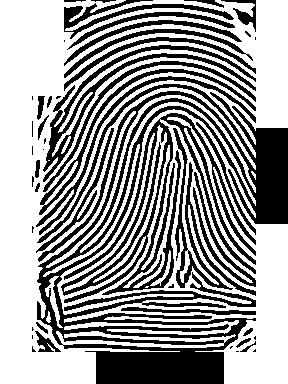
#> input picture test.jpg, 288 x 384 px, given as the content of the folder ./new, which was not available
$ python gbr.py   (older library calls are emulated)
#> lines starting #> are read from the running program, lines starting #| are printed output that depends on the picture; after the words box and inside, x2 and y2 are one past the last pixel; in counts of white or black regions, pixels touching at a corner belong together; pictures that were not available may be replaced by others from this repository, and a replacement may not be noted
### utils2.py
import matplotlib.pyplot as plt
import numpy as np
import scipy.ndimage as ndimage
import scipy.signal as signal

def showImage(image, label, vmin=0.0, vmax=1.0):
    plt.figure().suptitle(label)
    plt.imshow(image, cmap="gray", vmin=vmin, vmax=vmax)

# [18 lines left out: function showOrientations, not called in this run]


def drawImage(source, destination, y, x):
    height, width = source.shape
    height = min(height, destination.shape[0] - y)
    width = min(width, destination.shape[1] - x)
    destination[y:y+height, x:x+width] = source[0:height, 0:width]

def normalize(image):
    image = np.copy(image)
    image -= np.min(image)
    m = np.max(image)
    if m > 0.0:
        image *= 1.0 / m
    return image

def localNormalize(image, w=32):
    image = np.copy(image)
    height, width = image.shape
    for y in range(0, height, w):
        for x in range(0, width, w):
            image[y:y+w, x:x+w] = normalize(image[y:y+w, x:x+w])

    return image

def binarize(image, w=32):
    """
    Perform a local binarization of an image. For each cell of the given size
    w, the average value is calculated. Every pixel that is below this value,
    is set to 0, every pixel above, is set to 1.
    :param image: The image to be binarized.
    :param w:     The size of the cell.
    :returns:     The binarized image.
    """

    image = np.copy(image)
    height, width = image.shape
    for y in range(0, height, w):
        for x in range(0, width, w):
            block = image[y:y+w, x:x+w]
            threshold = np.average(block)
            image[y:y+w, x:x+w] = np.where(block >= threshold, 1.0, 0.0)

    return image

def kernelFromFunction(size, f):
    """
    Creates a kernel of the given size, populated with values obtained by
    calling the given function.
    :param size: The desired size of the kernel.
    :param f:    The function.
    :returns:    The created kernel.
    """

    kernel = np.empty((size, size))
    for i in range(0, size):
        for j in range(0, size):
            kernel[i, j] = f(i - size / 2, j - size / 2)

    return kernel

def sobelKernelX():
    """
    Creates a horizontal Sobel kernel.
    """
    return np.array([[-1,  0,  1],
                     [-2,  0,  2],
                     [-1,  0,  1]])

def sobelKernelY():
    """
    Creates a vertical Sobel kernel.
    """
    return np.array([[-1, -2, -1],
                     [ 0,  0,  0],
                     [ 1,  2,  1]])

def convolve(image, kernel, origin=None, shape=None, pad=True):
    """
    Apply a kernel to an image or to a part of an image.
    :param image:   The source image.
    :param kernel:  The kernel (an ndarray of black and white, or grayvalues).
    :param origin:  The origin of the part of the image to be convolved.
                    Defaults to (0, 0).
    :param shape:   The shape of the part of the image that is to be convolved.
                    Defaults to the shape of the image.
    :param pad:     Whether the image should be padded before applying the
                    kernel. Passing False here will cause indexing errors if
                    the kernel is applied at the edge of the image.
    :returns:       The resulting image.
    """
    if not origin:
        origin = (0, 0)

    if not shape:
        shape = (image.shape[0] - origin[0], image.shape[1] - origin[1])

    result = np.empty(shape)

    if callable(kernel):
        k = kernel(0, 0)
    else:
        k = kernel

    kernelOrigin = (-k.shape[0] // 2, -k.shape[1] // 2)
    kernelShape = k.shape

    topPadding = 0
    leftPadding = 0

    if pad:
        topPadding = max(0, -(origin[0] + kernelOrigin[0]))
        leftPadding = max(0, -(origin[1] + kernelOrigin[1]))
        bottomPadding = max(0, (origin[0] + shape[0] + kernelOrigin[0] + kernelShape[0]) - image.shape[0])
        rightPadding = max(0, (origin[1] + shape[1] + kernelOrigin[1] + kernelShape[1]) - image.shape[1])

        padding = (topPadding, bottomPadding), (leftPadding, rightPadding)

        if np.max(padding) > 0.0:
            image = np.pad(image, padding, mode="edge")

    for y in range(shape[0]):
        for x in range(shape[1]):
            iy = topPadding + origin[0] + y + kernelOrigin[0]
            ix = leftPadding + origin[1] + x + kernelOrigin[1]

            block = image[iy:iy+kernelShape[0], ix:ix+kernelShape[1]]
            if callable(kernel):
                result[y, x] = np.sum(block * kernel(y, x))
            else:
                result[y, x] = np.sum(block * kernel)

    return result

def findMask(image, threshold=0.1, w=32):
    """
    Create a mask image consisting of only 0's and 1's. The areas containing
    1's represent the areas that look interesting to us, meaning that they
    contain a good variety of color values.
    """

    mask = np.empty(image.shape)
    height, width = image.shape
    for y in range(0, height, w):
        for x in range(0, width, w):
            block = image[y:y+w, x:x+w]
            standardDeviation = np.std(block)
            if standardDeviation < threshold:
                mask[y:y+w, x:x+w] = 0.0
            elif block.shape != (w, w):
                mask[y:y+w, x:x+w] = 0.0
            else:
                mask[y:y+w, x:x+w] = 1.0

    return mask

def averageOrientation(orientations, weights=None, deviation=False):
    """
    Calculate the average orientation in an orientation field.
    """

    orientations = np.asarray(orientations).flatten()
    o = orientations[0]

    aligned = np.where(np.absolute(orientations - o) > np.pi * 0.5,
            np.where(orientations > o, orientations - np.pi, orientations + np.pi),
            orientations)
    if deviation:
        return np.average(aligned, weights=weights) % np.pi, np.std(aligned)
    else:
        return np.average(aligned, weights=weights) % np.pi

def averageFrequency(frequencies):
    """
    Calculate the average frequency in a frequency field.
    """

    frequencies = frequencies[np.where(frequencies >= 0.0)]
    if frequencies.size == 0:
        return -1
    return np.average(frequencies)

def rotateAndCrop(image, angle):
    """
    Rotate an image and crop the result so that there are no black borders.
    This implementation is based on this stackoverflow answer:
        http://stackoverflow.com/a/16778797
    :param image: The image to rotate.
    :param angle: The angle in gradians.
    :returns: The rotated and cropped image.
    """

    h, w = image.shape

    width_is_longer = w >= h
    side_long, side_short = (w, h) if width_is_longer else (h, w)

    # since the solutions for angle, -angle and 180-angle are all the same,
    # if suffices to look at the first quadrant and the absolute values of sin,cos:
    sin_a, cos_a = abs(np.sin(angle)), abs(np.cos(angle))
    if side_short <= 2.0 * sin_a * cos_a * side_long:
        # half constrained case: two crop corners touch the longer side,
        # the other two corners are on the mid-line parallel to the longer line
        x = 0.5 * side_short
        wr, hr = (x / sin_a, x / cos_a) if width_is_longer else (x / cos_a, x / sin_a)
    else:
        # fully constrained case: crop touches all 4 sides
        cos_2a = cos_a * cos_a - sin_a * sin_a
        wr, hr = (w * cos_a - h * sin_a) / cos_2a, (h * cos_a - w * sin_a) / cos_2a

    image = ndimage.interpolation.rotate(image, np.degrees(angle), reshape=False)

    hr, wr = int(hr), int(wr)
    y, x = (h - hr) // 2, (w - wr) // 2

    return image[y:y+hr, x:x+wr]

def estimateOrientations(image, w=16, interpolate=True):
    """
    Estimate orientations of lines or ridges in an image.
    This is more or less an implementation of of the algorithm in Chapter 2.4 in
    the paper:
        Fingerprint image enhancement: Algorithm and performance evaluation
        Hong, L., Wan, Y. & Jain, A. (1998)
    In addition to calculating the orientation in each cell, we create a
    continuous orientation field, the same shape as the input image, by
    interpolating the orientation values between the cell centers, as
    suggested in this paper:
        Novel approach to automated fingerprint recognition
        Wahab, A., Chin, S. & Tan, E. (1998)
    :param image: The image to estimate orientations in.
    :param w: The block size.
    :returns: An ndarray the same shape as the image, filled with orientation
              angles in radians.
    """

    height, width = image.shape

    # First we smooth the whole image with a Gaussian filter, to make the
    # individual pixel gradients less spurious.
    image = ndimage.filters.gaussian_filter(image, 2.0)

    # Compute the gradients G_x and G_y at each pixel
    G_x = convolve(image, sobelKernelX())
    G_y = convolve(image, sobelKernelY())

    # Estimate the local orientation of each block
    yblocks, xblocks = height // w, width // w
    O = np.empty((yblocks, xblocks))
    for j in range(yblocks):
        for i in range(xblocks):
            V_y, V_x = 0, 0
            for v in range(w):
                for u in range(w):
                    V_x += 2 * G_x[j*w+v, i*w+u] * G_y[j*w+v, i*w+u]
                    V_y += G_x[j*w+v, i*w+u] ** 2 - G_y[j*w+v, i*w+u] ** 2

            O[j, i] = np.arctan2(V_x, V_y) * 0.5

    # Rotate the orientations so that they point along the ridges, and wrap
    # them into only half of the circle (all should be less than 180 degrees).
    O = (O + np.pi * 0.5) % np.pi

    # Smooth the orientation field
    orientations = np.full(image.shape, -1.0)
    O_p = np.empty(O.shape)
    O = np.pad(O, 2, mode="edge")
    for y in range(yblocks):
        for x in range(xblocks):
            surrounding = O[y:y+5, x:x+5]
            orientation, deviation = averageOrientation(surrounding, deviation=True)
            if deviation > 0.5:
                orientation = O[y+2, x+2]
            O_p[y, x] = orientation
    O = O_p

    # Make an orientation field the same shape as the input image, and fill it
    # with values interpolated from the preliminary orientation field.
    #
    # BUG: This is currently quite slow. It should be possible to implement
    #      this more efficiently.
    orientations = np.full(image.shape, -1.0)
    if interpolate:
        hw = w // 2
        for y in range(yblocks - 1):
            for x in range(xblocks - 1):
                for iy in range(w):
                    for ix in range(w):
                        orientations[y*w+hw+iy, x*w+hw+ix] = averageOrientation(
                                [O[y, x], O[y+1, x], O[y, x+1], O[y+1, x+1]],
                                [iy + ix, w - iy + ix, iy + w - ix, w - iy + w - ix])
    else:
        for y in range(yblocks):
            for x in range(xblocks):
                orientations[y*w:(y+1)*w, x*w:(x+1)*w] = O[y, x]

    return orientations

def estimateFrequencies(image, orientations, w=32):
    """
    Estimate ridge or line frequencies in an image, given an orientation field.
    This is more or less an implementation of of the algorithm in Chapter 2.5 in
    the paper:
        Fingerprint image enhancement: Algorithm and performance evaluation
        Hong, L., Wan, Y. & Jain, A. (1998)
    :param image: The image to estimate orientations in.
    :param orientations: An orientation field such as one returned from the
                         estimateOrientations() function.
    :param w: The block size.
    :returns: An ndarray the same shape as the image, filled with frequencies.
    """
    rotations = np.zeros(image.shape)

    height, width = image.shape
    yblocks, xblocks = height // w, width // w
    F = np.empty((yblocks, xblocks))
    for y in range(yblocks):
        for x in range(xblocks):
            orientation = orientations[y*w+w//2, x*w+w//2]

            block = image[y*w:(y+1)*w, x*w:(x+1)*w]
            block = rotateAndCrop(block, np.pi * 0.5 + orientation)
            if block.size == 0:
                F[y, x] = -1
                continue

            drawImage(block, rotations, y*w, x*w)

            columns = np.sum(block, (0,))
            columns = normalize(columns)
            peaks = signal.find_peaks_cwt(columns, np.array([3]))
            if len(peaks) < 2:
                F[y, x] = -1
            else:
                f = (peaks[-1] - peaks[0]) / (len(peaks) - 1)
                if f < 5 or f > 15:
                    F[y, x] = -1
                else:
                    F[y, x] = 1 / f

    #showImage(rotations, "rotations")

    frequencies = np.full(image.shape, -1.0)
    F = np.pad(F, 1, mode="edge")
    for y in range(yblocks):
        for x in range(xblocks):
            surrounding = F[y:y+3, x:x+3]
            surrounding = surrounding[np.where(surrounding >= 0.0)]
            if surrounding.size == 0:
                frequencies[y*w:(y+1)*w, x*w:(x+1)*w] = -1
            else:
                frequencies[y*w:(y+1)*w, x*w:(x+1)*w] = np.median(surrounding)

    return frequencies

### gbr.py
#!/usr/bin/env python3
import glob
import matplotlib.pyplot as plt
import numpy as np
from optparse import OptionParser
import scipy.misc as misc
import scipy.ndimage as ndimage

import utils2
from os import listdir
from os.path import isfile, join
import os

parser = OptionParser(usage="%prog [options] sourceimage [destinationimage]")

parser.add_option("-i", dest="images", default=0, action="count",
        help="Show intermediate images.")

parser.add_option("-s", "--subdivide", dest="subdivide",
        default=False, action="store_true",
        help="Iterate the image by subdividing areas.")

parser.add_option("-d", "--dry-run", dest="dryrun", default=False, action="store_true",
        help="Do not save the result.")

parser.add_option("-b", "--no-binarization", dest="binarize", default=True, action="store_false",
        help="Use this option to disable the final binarization step")

options, args = parser.parse_args()


def gaborKernel(size, angle, frequency):
    """
    Create a Gabor kernel given a size, angle and frequency.
    Code is taken from https://github.com/rtshadow/biometrics.git
    """

    angle += np.pi * 0.5
    cos = np.cos(angle)
    sin = -np.sin(angle)

    yangle = lambda x, y: x * cos + y * sin
    xangle = lambda x, y: -x * sin + y * cos

    xsigma = ysigma = 4

    return utils2.kernelFromFunction(size, lambda x, y:
            np.exp(-(
                (xangle(x, y) ** 2) / (xsigma ** 2) +
                (yangle(x, y) ** 2) / (ysigma ** 2)) / 2) *
            np.cos(2 * np.pi * frequency * xangle(x, y)))

def gaborFilter(image, orientations, frequencies, w=32):
    result = np.empty(image.shape)

    height, width = image.shape
    for y in range(0, height - w, w):
        for x in range(0, width - w, w):
            orientation = orientations[y+w//2, x+w//2]
            frequency = utils2.averageFrequency(frequencies[y:y+w, x:x+w])

            if frequency < 0.0:
                result[y:y+w, x:x+w] = image[y:y+w, x:x+w]
                continue

            kernel = gaborKernel(16, orientation, frequency)
            result[y:y+w, x:x+w] = utils2.convolve(image, kernel, (y, x), (w, w))

    return utils2.normalize(result)


# [48 lines left out: function gaborFilterSubdivide, not called in this run]


if __name__ == '__main__':
    np.set_printoptions(
            threshold=np.inf,
            precision=4,
            suppress=True)

    print("Reading image")
    image_dir_path = "./new/"
    image_file_names = [f for f in listdir("./new") if isfile(join(image_dir_path, f)) and f != ".DS_Store"]
    for img in image_file_names:
        destinationImage = image_dir_path + img
        image = ndimage.imread(image_dir_path + img, mode="L").astype("float64")
#> image: shape (384, 288) float64; min 0, max 255, mean 153.2
        if options.images > 0:
            utils2.showImage(image, "original", vmax=255.0)

        print("Normalizing")
        image = utils2.normalize(image)
#> in normalize, `m = np.max(image)`: m = 255
        if options.images > 1:
            utils2.showImage(image, "normalized")

        print("Finding mask")
        mask = utils2.findMask(image)
#> after the loop in findMask, `for y in range(0, height, w):`: block: shape (32, 32) float64; every value is 1
#> after the loop in findMask, `for y in range(0, height, w):`:
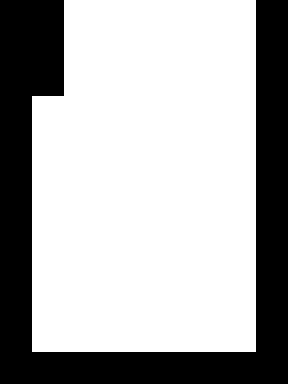
#> mask: shape (384, 288) float64; values 0 (black) and 1 (white), 68.5% white; 1 black region, box (x1, y1, x2, y2) and area: (0, 0, 288, 384) 34816
        if options.images > 1:
            utils2.showImage(mask, "mask")

        print("Applying local normalization")
        image = np.where(mask == 1.0, utils2.localNormalize(image), image)
        if options.images > 1:
            utils2.showImage(image, "locally normalized")

        print("Estimating orientations")
        orientations = np.where(mask == 1.0, utils2.estimateOrientations(image), -1.0)
#> in estimateOrientations, `image = ndimage.filters.gaussian_filter(image, 2.0)`:
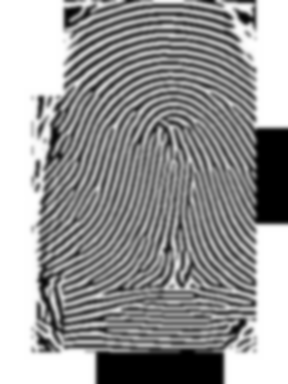
#> image: shape (384, 288) float64; min 0, max 1, mean 0.601
#> in convolve, `k = kernel`: k = [[-1, 0, 1], [-2, 0, 2], [-1, 0, 1]]
#> after the loop in convolve, `for y in range(shape[0]):`:
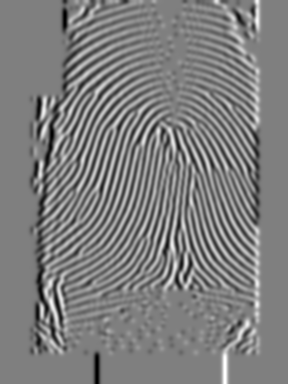
#> result: shape (384, 288) float64; min -1.5, max 1.5, mean -0.00694; drawn with min black and max white
#> call 2 of convolve, with kernel = array of shape (3, 3), pad = True
#> in convolve (call 2), `k = kernel`: k = [[-1, -2, -1], [0, 0, 0], [1, 2, 1]]
#> after the loop in convolve (call 2), `for y in range(shape[0]):`:
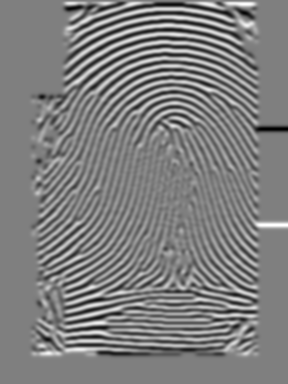
#> result: shape (384, 288) float64; min -1.5, max 1.5, mean -0.00253; drawn with min black and max white
#> the loop in estimateOrientations, `for y in range(yblocks - 1):` made 23 passes
#> after the loop in estimateOrientations, `for y in range(yblocks - 1):`:
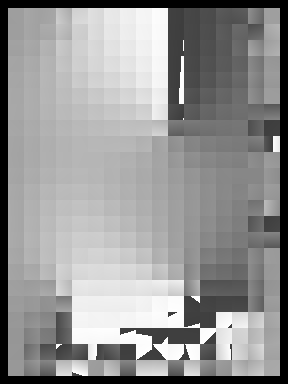
#> orientations: shape (384, 288) float64; min -1, max 3.14, mean 1.41; drawn with min black and max white
        if options.images > 0:
            utils2.showOrientations(image, orientations, "orientations", 8)

        print("Estimating frequencies")
        frequencies = np.where(mask == 1.0, utils2.estimateFrequencies(image, orientations), -1.0)
        if options.images > 1:
            utils2.showImage(utils2.normalize(frequencies), "frequencies")

        print("Filtering")
        if options.subdivide:
            image = utils2.normalize(gaborFilterSubdivide(image, orientations, frequencies))
        else:
            image = gaborFilter(image, orientations, frequencies)
#> after the loop in gaborFilter, `for y in range(0, height - w, w):`:
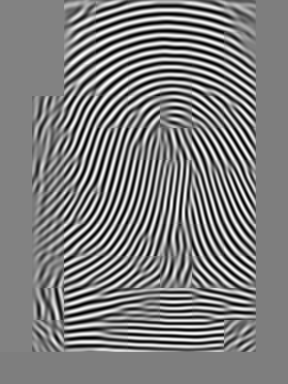
#> result: shape (384, 288) float64; min -28.8, max 29.45, mean 0.1; drawn with min black and max white
        image = np.where(mask == 1.0, image, 1.0)
#> image: shape (384, 288) float64
        if options.images > 0:
            utils2.showImage(image, "gabor")

        if options.binarize:
            print("Binarizing")
            image = np.where(mask == 1.0, utils2.binarize(image), 1.0)
#> after the loop in binarize, `for y in range(0, height, w):`:
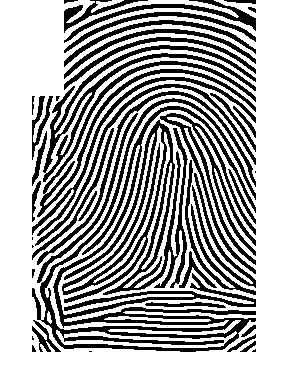
#> image: shape (384, 288) float64; values 0 (black) and 1 (white), 65.9% white; 44 black regions (9 under 20 px), largest, box (x1, y1, x2, y2) and area: (32, 98, 256, 352) 9100, (62, 120, 188, 303) 5667, (43, 45, 256, 182) 2820
            if options.images > 0:
                utils.showImage(image, "binarized")

        if options.images > 0:
            plt.show()

        if not options.dryrun:
            misc.imsave(destinationImage, image)
